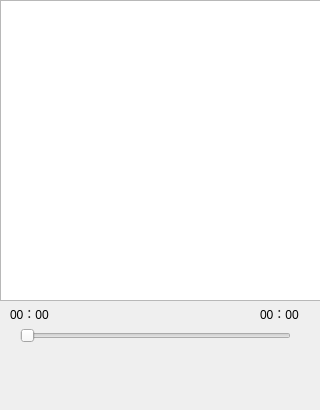
<?xml version="1.0" encoding="UTF-8"?>
<ui version="4.0">
 <class>Widget</class>
 <widget class="QWidget" name="Widget">
  <property name="geometry">
   <rect>
    <x>0</x>
    <y>0</y>
    <width>320</width>
    <height>410</height>
   </rect>
  </property>
  <property name="windowTitle">
   <string>Widget</string>
  </property>
  <property name="styleSheet">
   <string notr="true">QWidget{
}
QListWidget{
	background-image: url(:/assets/background.png);
}
QPushButton {
	border:none;
}
QPushButton:hover {
	background-color:rgb(0,255,0);
}</string>
  </property>
  <widget class="QWidget" name="widget" native="true">
   <property name="geometry">
    <rect>
     <x>10</x>
     <y>348</y>
     <width>281</width>
     <height>44</height>
    </rect>
   </property>
   <property name="styleSheet">
    <string notr="true"/>
   </property>
   <layout class="QHBoxLayout" name="horizontalLayout">
    <item>
     <widget class="QPushButton" name="openDir_pushButton">
      <property name="minimumSize">
       <size>
        <width>32</width>
        <height>32</height>
       </size>
      </property>
      <property name="maximumSize">
       <size>
        <width>32</width>
        <height>32</height>
       </size>
      </property>
      <property name="styleSheet">
       <string notr="true">icon: url(:/assets/openDir.png);</string>
      </property>
      <property name="text">
       <string/>
      </property>
     </widget>
    </item>
    <item>
     <widget class="QPushButton" name="musicList_pushButton">
      <property name="minimumSize">
       <size>
        <width>32</width>
        <height>32</height>
       </size>
      </property>
      <property name="maximumSize">
       <size>
        <width>32</width>
        <height>32</height>
       </size>
      </property>
      <property name="styleSheet">
       <string notr="true">icon: url(:/assets/musicLists.png);</string>
      </property>
      <property name="text">
       <string/>
      </property>
     </widget>
    </item>
    <item>
     <widget class="QPushButton" name="previous_pushButton">
      <property name="minimumSize">
       <size>
        <width>32</width>
        <height>32</height>
       </size>
      </property>
      <property name="maximumSize">
       <size>
        <width>32</width>
        <height>32</height>
       </size>
      </property>
      <property name="styleSheet">
       <string notr="true">icon: url(:/assets/previous.png);</string>
      </property>
      <property name="text">
       <string/>
      </property>
     </widget>
    </item>
    <item>
     <widget class="QPushButton" name="play_pushButton">
      <property name="minimumSize">
       <size>
        <width>32</width>
        <height>32</height>
       </size>
      </property>
      <property name="maximumSize">
       <size>
        <width>32</width>
        <height>32</height>
       </size>
      </property>
      <property name="styleSheet">
       <string notr="true">icon: url(:/assets/play.png);</string>
      </property>
      <property name="text">
       <string/>
      </property>
     </widget>
    </item>
    <item>
     <widget class="QPushButton" name="next_pushButton">
      <property name="minimumSize">
       <size>
        <width>32</width>
        <height>32</height>
       </size>
      </property>
      <property name="maximumSize">
       <size>
        <width>32</width>
        <height>32</height>
       </size>
      </property>
      <property name="styleSheet">
       <string notr="true">icon: url(:/assets/next.png);</string>
      </property>
      <property name="text">
       <string/>
      </property>
     </widget>
    </item>
    <item>
     <widget class="QPushButton" name="volume_pushButton">
      <property name="minimumSize">
       <size>
        <width>32</width>
        <height>32</height>
       </size>
      </property>
      <property name="maximumSize">
       <size>
        <width>32</width>
        <height>32</height>
       </size>
      </property>
      <property name="styleSheet">
       <string notr="true">icon: url(:/assets/volume.png);</string>
      </property>
      <property name="text">
       <string/>
      </property>
     </widget>
    </item>
   </layout>
  </widget>
  <widget class="QListWidget" name="musicListWidget">
   <property name="geometry">
    <rect>
     <x>0</x>
     <y>0</y>
     <width>321</width>
     <height>301</height>
    </rect>
   </property>
   <property name="styleSheet">
    <string notr="true"/>
   </property>
  </widget>
  <widget class="QSlider" name="timeSlider">
   <property name="geometry">
    <rect>
     <x>20</x>
     <y>328</y>
     <width>271</width>
     <height>16</height>
    </rect>
   </property>
   <property name="orientation">
    <enum>Qt::Horizontal</enum>
   </property>
  </widget>
  <widget class="QLabel" name="currTimeLabel">
   <property name="geometry">
    <rect>
     <x>10</x>
     <y>308</y>
     <width>40</width>
     <height>12</height>
    </rect>
   </property>
   <property name="text">
    <string>00：00</string>
   </property>
  </widget>
  <widget class="QLabel" name="totalTimeLabel">
   <property name="geometry">
    <rect>
     <x>260</x>
     <y>308</y>
     <width>40</width>
     <height>12</height>
    </rect>
   </property>
   <property name="text">
    <string>00：00</string>
   </property>
  </widget>
 </widget>
 <resources/>
 <connections/>
</ui>
